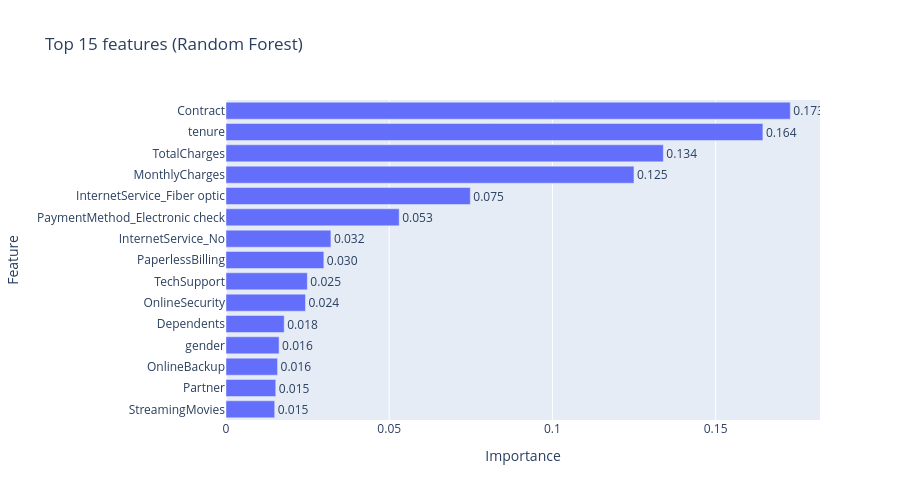

Write notebook code for a chart like this one.
### Markdown cell above
### Feature importance

Top drivers of churn (model coefficients or tree importances).

### Code cell
# Feature importance (coefficients for LR; importances for RF) — interactive plot
import plotly.express as px

if best_name == "Logistic Regression":
    imp = pd.Series(best_model.coef_.ravel(), index=feature_cols).abs().sort_values(ascending=False)
else:
    imp = pd.Series(best_model.feature_importances_, index=feature_cols).sort_values(ascending=False)
print("Top 15 features (importance):")
print(imp.head(15).to_string())

imp_top = imp.head(15).reset_index()
imp_top.columns = ["feature", "importance"]
fig = px.bar(imp_top, x="importance", y="feature", orientation="h", title=f"Top 15 features ({best_name})",
             labels={"importance": "Importance", "feature": "Feature"}, text_auto=".3f")
fig.update_layout(yaxis={"categoryorder": "total ascending"}, height=500, margin=dict(l=120))
fig.update_traces(textposition="outside")
fig.show()

### Figure 1 — Plotly figure (JSON) as saved in the notebook; plotly's stock layout.template omitted (floating-point values rounded to 4 significant figures)
{"data": [{"hovertemplate": "Importance=%{x}<br>Feature=%{y}<extra></extra>", "legendgroup": "", "marker": {"color": "#636efa", "pattern": {"shape": ""}}, "name": "", "orientation": "h", "showlegend": false, "textposition": "outside", "texttemplate": "%{x:.3f}", "type": "bar", "x": [0.1729, 0.1645, 0.134, 0.125, 0.07484, 0.05306, 0.03214, 0.02998, 0.02492, 0.02435, 0.01783, 0.01626, 0.01579, 0.01525, 0.01492], "xaxis": "x", "y": ["Contract", "tenure", "TotalCharges", "MonthlyCharges", "InternetService_Fiber optic", "PaymentMethod_Electronic check", "InternetService_No", "PaperlessBilling", "TechSupport", "OnlineSecurity", "Dependents", "gender", "OnlineBackup", "Partner", "StreamingMovies"], "yaxis": "y"}], "layout": {"barmode": "relative", "height": 500, "legend": {"tracegroupgap": 0}, "margin": {"l": 120}, "title": {"text": "Top 15 features (Random Forest)"}, "xaxis": {"anchor": "y", "domain": [0, 1], "title": {"text": "Importance"}}, "yaxis": {"anchor": "x", "categoryorder": "total ascending", "domain": [0, 1], "title": {"text": "Feature"}}}}
